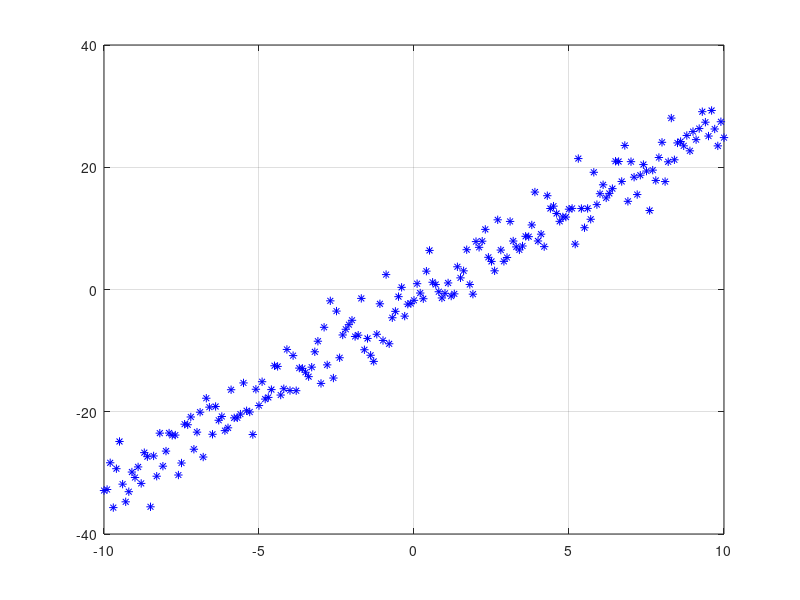

Write MATLAB code to recreate this figure.
% Regresion Lineal
% Metodo Iterativo
% y = ax + b
% Analizar efecto de: eta, aini, bini, Niter, epsab

clear;
clc;
close all;

an = 3;
bn = -2;

x = -10:0.1:10;
x = x';
N = length(x);
yb = an*x + bn + 3.0*randn(N,1);

figure(1);
plot(x,yb,'*');

sumx2 = sum(x.*x);
sumx = sum(x);
sumxyb = sum(x.*yb);
sumyb = sum(yb);

epsab = 0.25;
aini = -30;
bini = 15;
a = aini;
b = bini;
Niter = 1000;
eta = input('eta: ');
for k = 1:Niter
  aold = a;
  bold = b;
  yn = a*x + b;   
  figure(1);
  plot(x,yb,'*b',x,yn,'-r');  
  grid;
  axis([-10 10 -40 40]);
  pause(0.1);
  aa(k,1) = a;
  bb(k,1) = b;
  nn(k,1) = k;
  dJda = sumx2*a + sumx*b - sumxyb;
  dJdb = sumx*a + b*N - sumyb;
  dJda = dJda/N;
  dJdb = dJdb/N;
  a = a - eta*dJda;
  b = b - eta*dJdb;  
  dapor = abs((a-aold)/a) * 100;
  dbpor = abs((b - bold)/b) * 100;
  if((dapor < epsab) & (dbpor < epsab ))
     break;
  end
end

[ an  a
  bn  b ]
  

figure(1);
plot(x,yb,'*b',x,yn,'-r');  
grid;
axis([-10 10 -40 40]);
figure(2);
subplot(2,1,1);   plot(nn,aa,'*');
subplot(2,1,2);   plot(nn,bb,'*');







